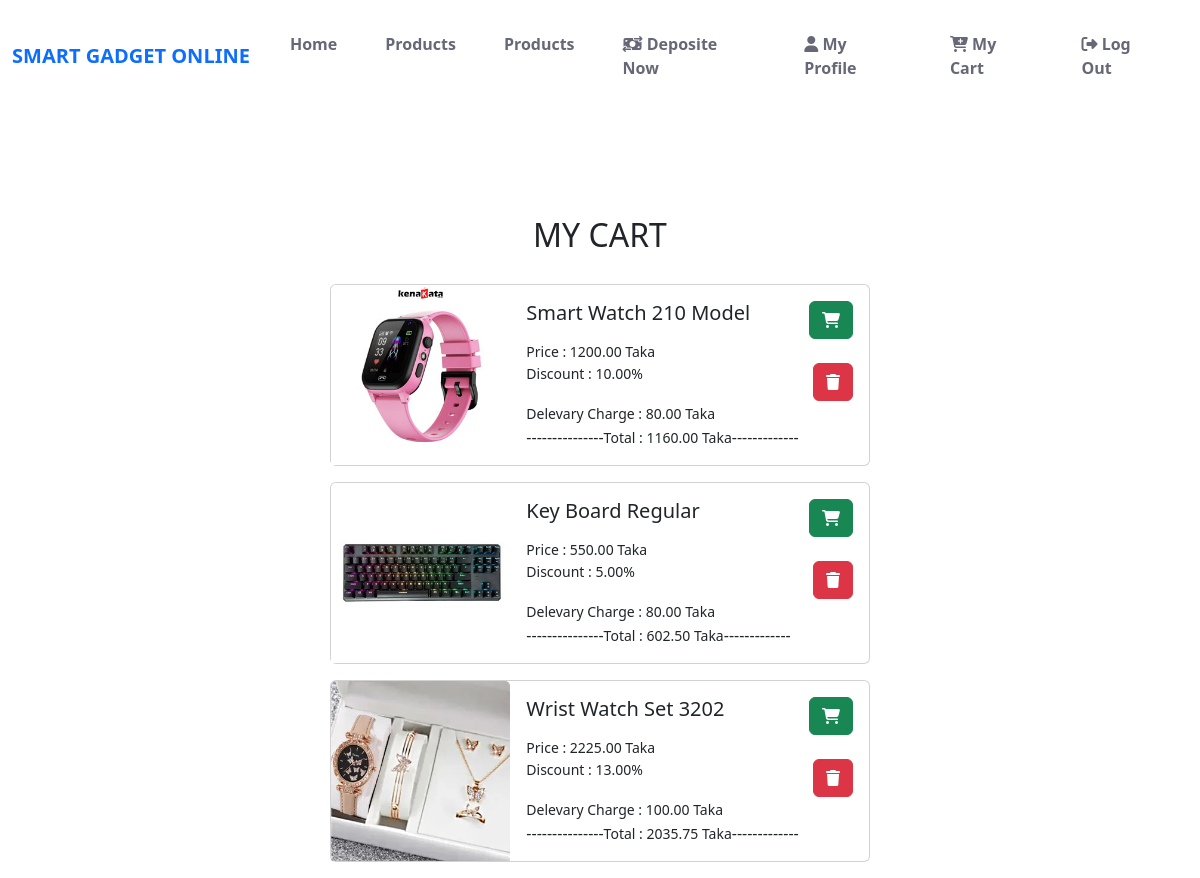
The page /Cart/myCart/ (signed in) on the database its author committed.
### cart/models.py (models this page shows, shortened)
class Cart(models.Model):
    product = models.ForeignKey(product_info, on_delete=models.CASCADE)
    user = models.ForeignKey(User, on_delete=models.CASCADE)
    price = models.DecimalField(blank=True, null=True, max_digits=10, decimal_places=2)
    delevary_charge = models.DecimalField(
        blank=True, null=True, max_digits=10, decimal_places=2
    )
    discount = models.DecimalField(
        blank=True, null=True, max_digits=10, decimal_places=2
    )
    total = models.DecimalField(blank=True, null=True, max_digits=10, decimal_places=2)
    adding_time = models.DateTimeField(auto_now_add=True)

### product/models.py (models this page shows, shortened)
class product_info(models.Model):
    name = models.CharField(max_length=200)
    image = models.ImageField(upload_to="product/images/")
    details = models.TextField(max_length=500)
    category = models.ManyToManyField(Product_Category)
    price = models.DecimalField(max_digits=10, decimal_places=2, default=None)
    delevary_charge = models.DecimalField(
        blank=True, null=True, max_digits=10, decimal_places=2, default=0
    )
    discount = models.DecimalField(
        blank=True,
        null=True,
        max_digits=10,
        decimal_places=2,
        default=0,
        help_text="In Percentage",
    )
    total_available_quantity = models.CharField(max_length=5000)

### cart/views.py (the view)
# urls.py: path("myCart/", views.go_to_cart, name="go_to_my_cart"),
def go_to_cart(request):
    user = request.user
    myCarts = Cart.objects.filter(user=user)
    return render(request, "cart.html", {"carts": myCarts})

### cart/templates/cart.html
{% extends "base.html" %} {%load static%} {%block stylelink%}
<link rel="stylesheet" href="{% static 'css/cart.css' %}" />
{%endblock%} {%block content%}
<div class="prod_cont">
  <h2 class="page_title">MY CART</h2>
  {%for cart in carts%}
  <div class="card mb-3 card_cont" style="max-width:540px;">
    <div class="row g-0">
      <div class="col-md-4">
        <img
          class="card-img-top image"
          src="{{cart.product.image.url}}"
          alt="Card image cap"
        />
      </div>
      <div class="col-md-8">
        <div class="card-body">
          <div class="d-flex justify-content-between">
            <h5 class="card-title">{{cart.product.name}}</h5>
            <a class="btn btn-success" href="{%url "purchased_from_details_section" cart.id%}"
              ><i class="fa-solid fa-cart-shopping"></i
            ></a>
          </div>
          <small>Price : {{cart.price}} Taka</small><br />
          <div class="d-flex justify-content-between">
            <small>Discount : {{cart.discount}}%</small><br />
            <a class="btn btn-danger" href="{%url "dlt_cart" cart.id%}"
              ><i class="fa-solid fa-trash"></i
            ></a>
          </div>
          <small>Delevary Charge : {{cart.delevary_charge}} Taka</small><br />
          ---------------<small>Total : {{cart.total}} Taka</small>-------------
        </div>
      </div>
    </div>
  </div>
  {%endfor%}
</div>
{%endblock%}

### cart/static/css/cart.css (style rules this page uses)
.prod_cont { margin-top: 90px; display: flex; flex-direction: column; justify-content: center; align-items: center; margin-top: 10%; }
.page_title { margin-bottom: 30px; }

### rows shown on the page
Cart: product.image (picture), product.name "Smart Watch 210 Model", price "1200.00", discount "10.00", delevary_charge "80.00", total "1160.00"
Cart: product.image (picture), product.name "Key Board Regular", price "550.00", discount "5.00", delevary_charge "80.00", total "602.50"
Cart: product.image (picture), product.name "Wrist Watch Set 3202", price "2225.00", discount "13.00", delevary_charge "100.00", total "2035.75"
